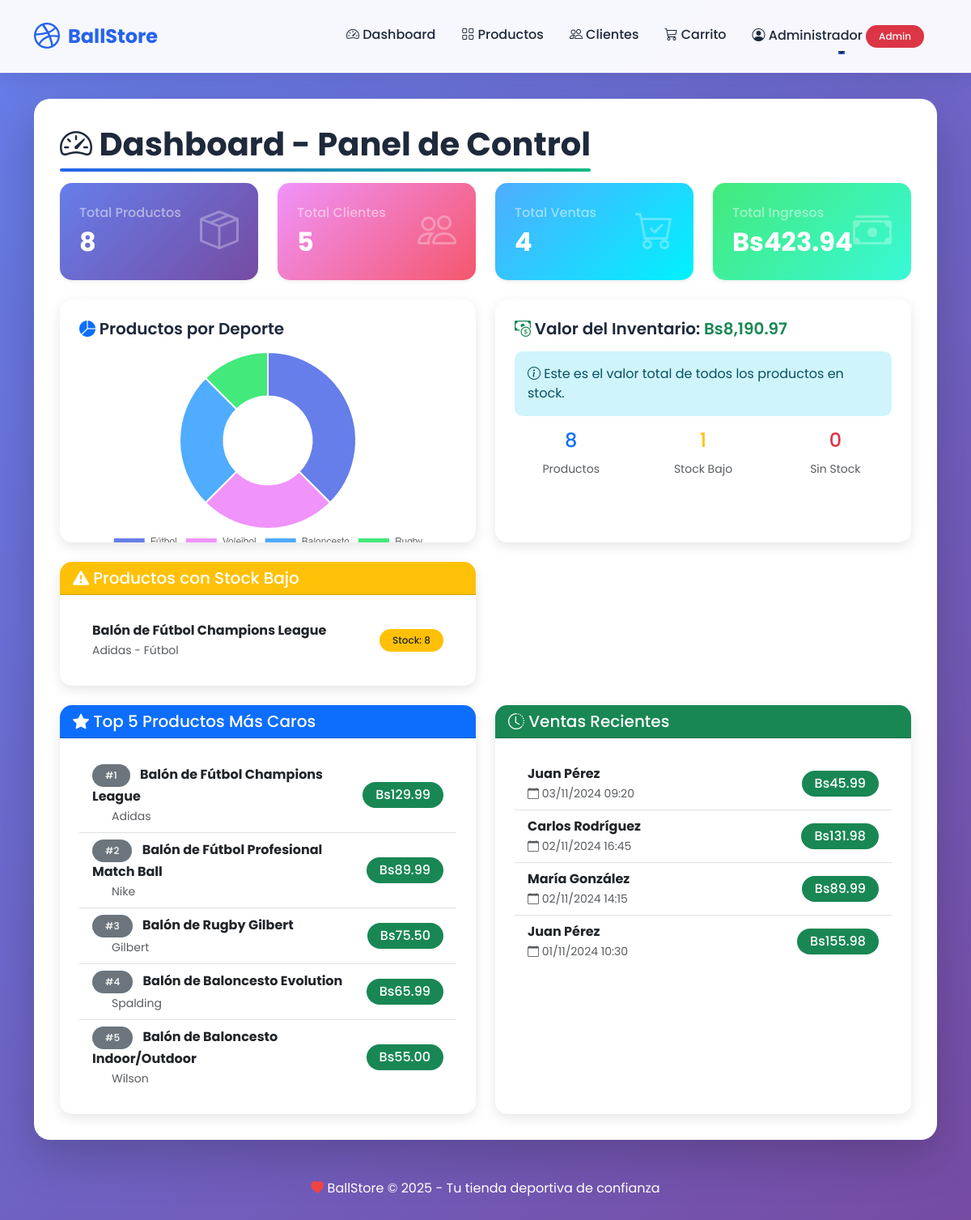
The page /?controller=dashboard&action=index (signed in) on the database its author committed.
### tables this page shows
CREATE TABLE IF NOT EXISTS balon (
    id INT AUTO_INCREMENT PRIMARY KEY,
    nombre VARCHAR(200) NOT NULL,
    marca VARCHAR(100) NOT NULL,
    deporte VARCHAR(50) NOT NULL,
    precio DECIMAL(10, 2) NOT NULL DEFAULT 0.00,
    stock INT NOT NULL DEFAULT 0,
    imagen VARCHAR(500) NULL,
    destacado TINYINT(1) DEFAULT 0,
    fecha_registro TIMESTAMP DEFAULT CURRENT_TIMESTAMP,
    fecha_actualizacion TIMESTAMP DEFAULT CURRENT_TIMESTAMP ON UPDATE CURRENT_TIMESTAMP
);

CREATE TABLE IF NOT EXISTS venta (
    id INT AUTO_INCREMENT PRIMARY KEY,
    cliente_id INT NOT NULL,
    total DECIMAL(10, 2) NOT NULL DEFAULT 0.00,
    estado VARCHAR(50) DEFAULT 'Completada',
    fecha_venta TIMESTAMP DEFAULT CURRENT_TIMESTAMP,
    FOREIGN KEY (cliente_id) REFERENCES cliente(id) ON DELETE CASCADE
);

### controller/dashboard.php (called while the page is built, shortened)
<?php
require_once 'model/balon.php';
require_once 'model/cliente.php';
require_once 'model/venta.php';
class dashboardController
{
    public function __construct()
    {
        $this->balonObj = new Balon();
        $this->clienteObj = new Cliente();
        $this->ventaObj = new Venta();
    }
    public function index()
    {
        $this->page_title = 'Dashboard - Panel de Control';
        $data = array();
        $data['total_productos'] = count($this->balonObj->getBalones());
        $data['total_clientes'] = $this->clienteObj->getTotalClientes();
        $data['total_ventas'] = $this->ventaObj->getTotalVentas();
        $data['total_ingresos'] = $this->ventaObj->getTotalIngresos();
        $data['stock_bajo'] = $this->getProductosStockBajo();
        $data['productos_caros'] = $this->getProductosMasCaros();
        $data['valor_inventario'] = $this->getValorInventario();
        $data['productos_por_deporte'] = $this->getProductosPorDeporte();
        $data['ventas_recientes'] = $this->ventaObj->getVentasRecientes(5);
        $data['sin_stock'] = $this->getProductosSinStock();
        return $data;
    }
    private function getProductosStockBajo()
    {
        $this->balonObj->getConection();
        $sql = "SELECT * FROM balon WHERE stock > 0 AND stock < 10 ORDER BY stock ASC";
        $stmt = $this->balonObj->conection->prepare($sql);
        $stmt->execute();
        return $stmt->fetchAll();
    }
    private function getProductosMasCaros($limit = 5)
    {
        $this->balonObj->getConection();
        $sql = "SELECT * FROM balon ORDER BY precio DESC LIMIT ?";
        $stmt = $this->balonObj->conection->prepare($sql);
        $stmt->bindValue(1, $limit, PDO::PARAM_INT);
        $stmt->execute();
        return $stmt->fetchAll();
    }
    private function getValorInventario()
    {
        $this->balonObj->getConection();
        $sql = "SELECT SUM(precio * stock) as total FROM balon";
        $stmt = $this->balonObj->conection->prepare($sql);
        $stmt->execute();
        $result = $stmt->fetch();
        return $result['total'] ?? 0;
    }
    private function getProductosPorDeporte()
    {
        $this->balonObj->getConection();
        $sql = "SELECT deporte, COUNT(*) as cantidad, SUM(stock) as total_stock
                FROM balon
                GROUP BY deporte
                ORDER BY cantidad DESC";
        $stmt = $this->balonObj->conection->prepare($sql);
        $stmt->execute();
        return $stmt->fetchAll();
    }
    private function getProductosSinStock()
    {
        $this->balonObj->getConection();
        $sql = "SELECT * FROM balon WHERE stock = 0";
        $stmt = $this->balonObj->conection->prepare($sql);
        $stmt->execute();
        return $stmt->fetchAll();
    }
}
?>

### model/db.php (called while the page is built, shortened)
<?php
class Db {
    public function __construct() {
        try {
            $connectionString = "mysql:host=".DB_HOST.";dbname=".DB.";charset=utf8";
            $this->conection = new PDO($connectionString, DB_USER, DB_PASS);
        } catch(PDOException $e) {
            die("Error de conexión: " . $e->getMessage());
        }
    }
}
?>

### model/balon.php (called while the page is built, shortened)
<?php
class Balon {
    private $table = 'balon';
    public $conection;
    public function getConection(){
        $dbObj = new Db();
        $this->conection = $dbObj->conection;
    }
    public function getBalones(){
        $sql = "SELECT * FROM ".$this->table." ORDER BY id DESC";
        $stmt = $this->conection->prepare($sql);
        $stmt->execute();
        return $stmt->fetchAll();
    }
}
?>

### model/cliente.php (called while the page is built, shortened)
<?php
class Cliente {
    private $table = 'cliente';
    private $conection;
    public function getConection(){
        $dbObj = new Db();
        $this->conection = $dbObj->conection;
    }
    public function getTotalClientes(){
        $sql = "SELECT COUNT(*) as total FROM ".$this->table;
        $stmt = $this->conection->prepare($sql);
        $stmt->execute();
        $result = $stmt->fetch();
        return $result['total'];
    }
}
?>

### model/venta.php (called while the page is built, shortened)
<?php
class Venta
{
    private $table = 'venta';
    private $conection;
    public function getConection()
    {
        $dbObj = new Db();
        $this->conection = $dbObj->conection;
    }
    public function getTotalVentas()
    {
        $sql = "SELECT COUNT(*) as total FROM " . $this->table;
        $stmt = $this->conection->prepare($sql);
        $stmt->execute();
        $result = $stmt->fetch();
        return $result['total'];
    }
    public function getTotalIngresos()
    {
        $sql = "SELECT SUM(total) as total_ingresos FROM " . $this->table;
        $stmt = $this->conection->prepare($sql);
        $stmt->execute();
        $result = $stmt->fetch();
        return $result['total_ingresos'] ?? 0;
    }
}
?>

### view/dashboard.php (the view, shortened to what this page needs)
<h1 class="page-title">
    <i class="bi bi-speedometer2"></i> <?php echo $controller->page_title; ?>
</h1>
<div class="row g-4 mb-4">
    <div class="col-md-3">
        <div class="card border-0 shadow-sm" style="background: linear-gradient(135deg, #667eea 0%, #764ba2 100%);">
            <div class="card-body text-white">
                <div class="d-flex justify-content-between align-items-center">
                    <div>
                        <h6 class="text-white-50 mb-2">Total Productos</h6>
                        <h2 class="mb-0 fw-bold"><?php echo $dataToView["data"]["total_productos"]; ?></h2>
                    </div>
                    <div style="font-size: 3rem; opacity: 0.3;">
                        <i class="bi bi-box-seam"></i>
                    </div>
                </div>
            </div>
        </div>
    </div>
    <div class="col-md-3">
        <div class="card border-0 shadow-sm" style="background: linear-gradient(135deg, #f093fb 0%, #f5576c 100%);">
            <div class="card-body text-white">
                <div class="d-flex justify-content-between align-items-center">
                    <div>
                        <h6 class="text-white-50 mb-2">Total Clientes</h6>
                        <h2 class="mb-0 fw-bold"><?php echo $dataToView["data"]["total_clientes"]; ?></h2>
                    </div>
                    <div style="font-size: 3rem; opacity: 0.3;">
                        <i class="bi bi-people"></i>
                    </div>
                </div>
            </div>
        </div>
    </div>
    <div class="col-md-3">
        <div class="card border-0 shadow-sm" style="background: linear-gradient(135deg, #4facfe 0%, #00f2fe 100%);">
            <div class="card-body text-white">
                <div class="d-flex justify-content-between align-items-center">
                    <div>
                        <h6 class="text-white-50 mb-2">Total Ventas</h6>
                        <h2 class="mb-0 fw-bold"><?php echo $dataToView["data"]["total_ventas"]; ?></h2>
                    </div>
                    <div style="font-size: 3rem; opacity: 0.3;">
                        <i class="bi bi-cart-check"></i>
                    </div>
                </div>
            </div>
        </div>
    </div>
    <div class="col-md-3">
        <div class="card border-0 shadow-sm" style="background: linear-gradient(135deg, #43e97b 0%, #38f9d7 100%);">
            <div class="card-body text-white">
                <div class="d-flex justify-content-between align-items-center">
                    <div>
                        <h6 class="text-white-50 mb-2">Total Ingresos</h6>
                        <h2 class="mb-0 fw-bold"><?php echo constant("CURRENCY"); ?><?php echo number_format($dataToView["data"]["total_ingresos"], 2); ?></h2>
                    </div>
                    <div style="font-size: 3rem; opacity: 0.3;">
                        <i class="bi bi-cash-stack"></i>
                    </div>
                </div>
            </div>
        </div>
    </div>
</div>
<div class="row g-4 mb-4">
    <div class="col-md-6">
        <div class="card">
            <div class="card-body" style="height: 300px;">
                <h5 class="card-title mb-3">
                    <i class="bi bi-pie-chart-fill text-primary"></i>
                    Productos por Deporte
                </h5>
                <canvas id="deporteChart" height="200"></canvas>
            </div>
        </div>
    </div>
    <div class="col-md-6">
        <div class="card">
            <div class="card-body">
                <h5 class="card-title mb-3">
                    <i class="bi bi-cash-coin text-success"></i>
                    Valor del Inventario:
                    <span class="text-success"><?php echo constant("CURRENCY"); ?><?php echo number_format($dataToView["data"]["valor_inventario"], 2); ?></span>
                </h5>
                <div class="alert alert-info">
                    <i class="bi bi-info-circle"></i>
                    Este es el valor total de todos los productos en stock.
                </div>
                <div class="row text-center mt-3">
                    <div class="col">
                        <h4 class="text-primary"><?php echo $dataToView["data"]["total_productos"]; ?></h4>
                        <small class="text-muted">Productos</small>
                    </div>
                    <div class="col">
                        <h4 class="text-warning"><?php echo count($dataToView["data"]["stock_bajo"]); ?></h4>
                        <small class="text-muted">Stock Bajo</small>
                    </div>
                    <div class="col">
                        <h4 class="text-danger"><?php echo count($dataToView["data"]["sin_stock"]); ?></h4>
                        <small class="text-muted">Sin Stock</small>
                    </div>
                </div>
            </div>
        </div>
    </div>
</div>
<div class="row g-4 mb-4">
    <?php if(!empty($dataToView["data"]["stock_bajo"])): ?>
    <div class="col-md-6">
        <div class="card border-warning">
            <div class="card-header bg-warning text-white">
                <h5 class="mb-0">
                    <i class="bi bi-exclamation-triangle-fill"></i>
                    Productos con Stock Bajo
                </h5>
            </div>
            <div class="card-body">
                <div class="list-group list-group-flush">
                    <?php foreach($dataToView["data"]["stock_bajo"] as $producto): ?>
                    <div class="list-group-item d-flex justify-content-between align-items-center">
                        <div>
                            <strong><?php echo htmlspecialchars($producto["nombre"]); ?></strong>
                            <br>
                            <small class="text-muted"><?php echo $producto["marca"]; ?> - <?php echo $producto["deporte"]; ?></small>
                        </div>
                        <span class="badge bg-warning text-dark">
                            Stock: <?php echo $producto["stock"]; ?>
                        </span>
                    </div>
                    <?php endforeach; ?>
                </div>
            </div>
        </div>
    </div>
    <?php endif; ?>
</div>
<div class="row g-4">
    <div class="col-md-6">
        <div class="card">
            <div class="card-header bg-primary text-white">
                <h5 class="mb-0">
                    <i class="bi bi-star-fill"></i>
                    Top 5 Productos Más Caros
                </h5>
            </div>
            <div class="card-body">
                <div class="list-group list-group-flush">
                    <?php foreach($dataToView["data"]["productos_caros"] as $index => $producto): ?>
                    <div class="list-group-item d-flex justify-content-between align-items-center">
                        <div>
                            <span class="badge bg-secondary">#<?php echo $index + 1; ?></span>
                            <strong class="ms-2"><?php echo htmlspecialchars($producto["nombre"]); ?></strong>
                            <br>
                            <small class="text-muted ms-4"><?php echo $producto["marca"]; ?></small>
                        </div>
                        <span class="badge bg-success" style="font-size: 1rem;">
                            <?php echo constant("CURRENCY"); ?><?php echo number_format($producto["precio"], 2); ?>
                        </span>
                    </div>
                    <?php endforeach; ?>
                </div>
            </div>
        </div>
    </div>
    <div class="col-md-6">
        <div class="card">
            <div class="card-header bg-success text-white">
                <h5 class="mb-0">
                    <i class="bi bi-clock-history"></i>
                    Ventas Recientes
                </h5>
            </div>
            <div class="card-body">
                <?php if(!empty($dataToView["data"]["ventas_recientes"])): ?>
                <div class="list-group list-group-flush">
                    <?php foreach($dataToView["data"]["ventas_recientes"] as $venta): ?>
                    <div class="list-group-item d-flex justify-content-between align-items-center">
                        <div>
                            <strong><?php echo htmlspecialchars($venta["cliente_nombre"]); ?></strong>
                            <br>
                            <small class="text-muted">
                                <i class="bi bi-calendar"></i>
                                <?php echo date('d/m/Y H:i', strtotime($venta["fecha_venta"])); ?>
                            </small>
                        </div>
                        <span class="badge bg-success" style="font-size: 1rem;">
                            <?php echo constant("CURRENCY"); ?><?php echo number_format($venta["total"], 2); ?>
                        </span>
                    </div>
                    <?php endforeach; ?>
                </div>
                <?php endif; ?>
            </div>
        </div>
    </div>
</div>
<script>
// Gráfico de productos por deporte
const deporteData = <?php echo json_encode($dataToView["data"]["productos_por_deporte"]); ?>;
const deporteLabels = deporteData.map(item => item.deporte);
const deporteCantidades = deporteData.map(item => item.cantidad);
const ctx = document.getElementById('deporteChart').getContext('2d');
new Chart(ctx, {
    type: 'doughnut',
    data: {
        labels: deporteLabels,
        datasets: [{
            data: deporteCantidades,
            backgroundColor: [
                '#667eea',
                '#f093fb',
                '#4facfe',
                '#43e97b',
                '#fa709a',
                '#feca57'
            ],
            borderWidth: 2,
            borderColor: '#fff'
        }]
    },
    options: {
        responsive: true,
        maintainAspectRatio: false,
        plugins: {
            legend: {
                position: 'bottom',
            },
            title: {
                display: false
            }
        }
    }
});
</script>

### rows shown on the page
balon: nombre "Balón de Fútbol Champions League", marca "Adidas", deporte "Fútbol", stock "8", precio "129.99"
balon: nombre "Balón de Fútbol Profesional Match Ball", marca "Nike", precio "89.99"
balon: nombre "Balón de Rugby Gilbert", marca "Gilbert", precio "75.50"
balon: nombre "Balón de Baloncesto Evolution", marca "Spalding", precio "65.99"
balon: nombre "Balón de Baloncesto Indoor/Outdoor", marca "Wilson", precio "55.00"
venta: cliente_nombre "Juan Pérez", fecha_venta "03/11/2024 09:20", total "45.99"
venta: cliente_nombre "Carlos Rodríguez", fecha_venta "02/11/2024 16:45", total "131.98"
venta: cliente_nombre "María González", fecha_venta "02/11/2024 14:15", total "89.99"
venta: cliente_nombre "Juan Pérez", fecha_venta "01/11/2024 10:30", total "155.98"

### other values the page prints
constant("SITE_NAME") "BallStore"
$_SESSION['user_name'] "Administrador"
$_SESSION['user_role'] "Admin"
$controller->page_title "Dashboard - Panel de Control"
$dataToView["data"]["total_productos"] "8"
$dataToView["data"]["total_clientes"] "5"
$dataToView["data"]["total_ventas"] "4"
constant("CURRENCY") "Bs"
$dataToView["data"]["total_ingresos"] "423.94"
$dataToView["data"]["valor_inventario"] "8,190.97"
count($dataToView["data"]["stock_bajo"]) "1"
count($dataToView["data"]["sin_stock"]) "0"
constant("SITE_SLOGAN") "Tu tienda deportiva de confianza"
